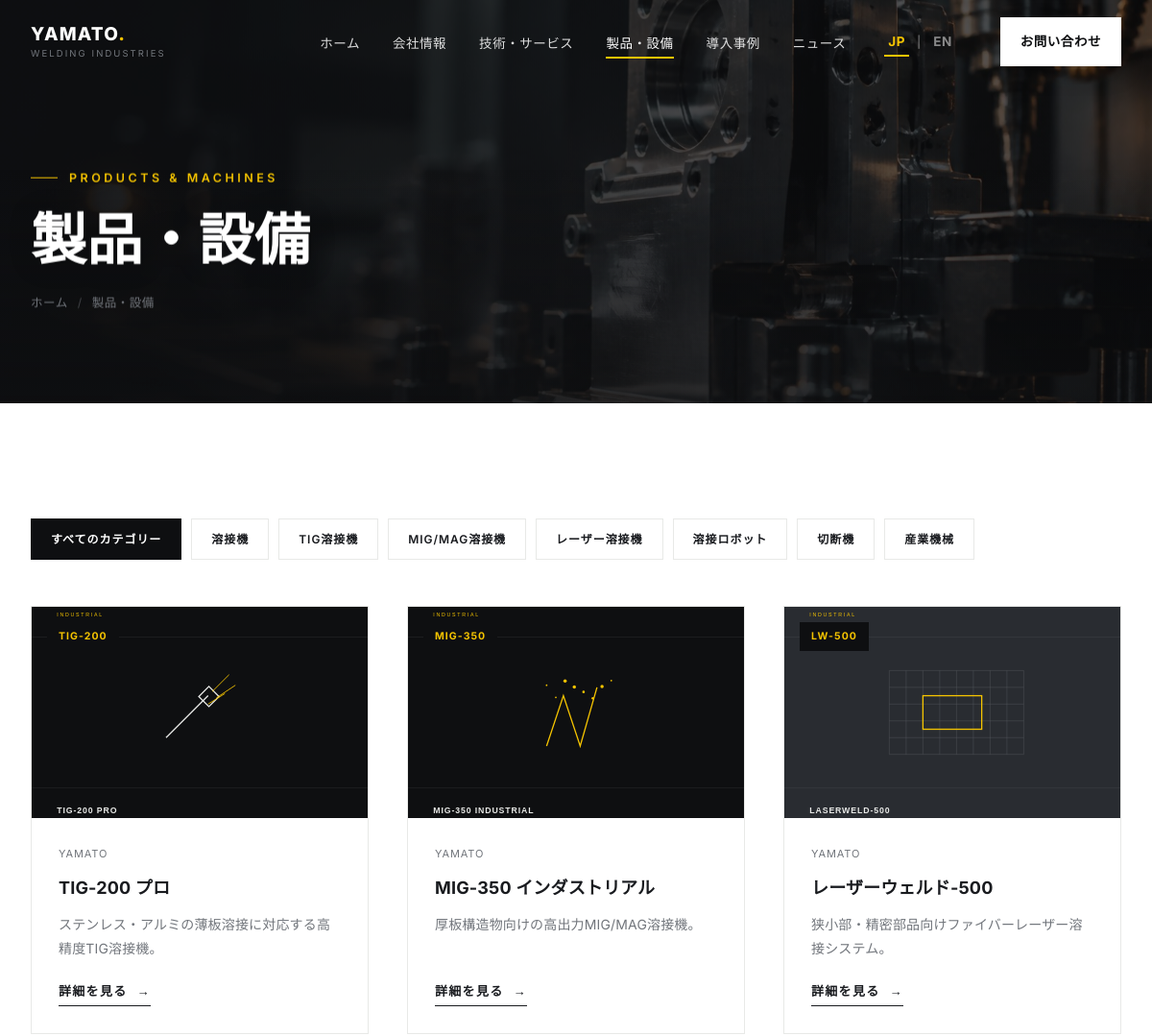
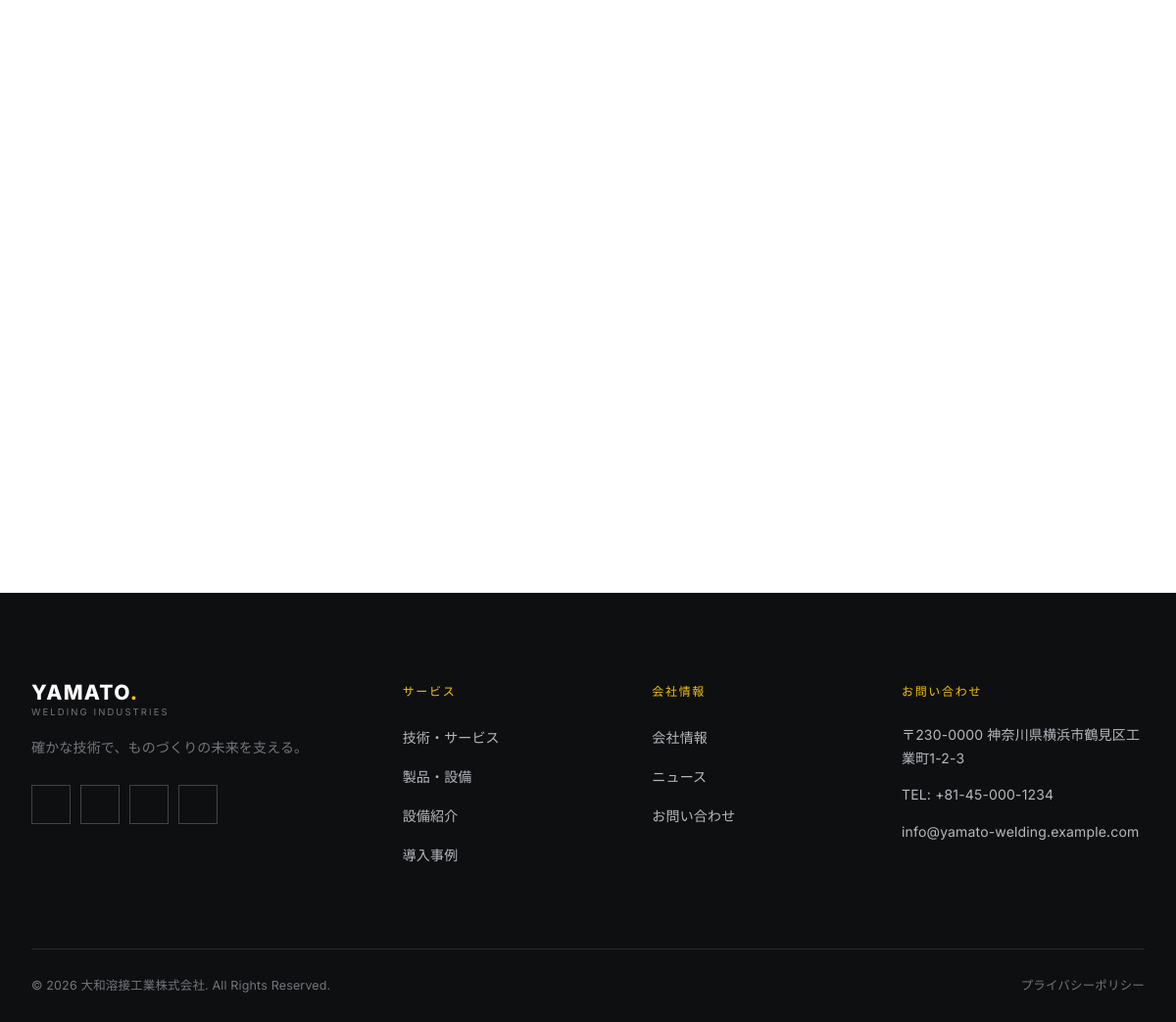
/products.php, run on the app's committed database (2 pictures, top to bottom).
### tables this page shows
CREATE TABLE product_categories (
    id INT AUTO_INCREMENT PRIMARY KEY,
    name_ja VARCHAR(100) NOT NULL,
    name_en VARCHAR(100) NOT NULL,
    slug VARCHAR(100) NOT NULL UNIQUE
);

CREATE TABLE products (
    id INT AUTO_INCREMENT PRIMARY KEY,
    category_id INT DEFAULT NULL,
    name_ja VARCHAR(255) NOT NULL,
    name_en VARCHAR(255) NOT NULL,
    model VARCHAR(100),
    manufacturer VARCHAR(100),
    short_description_ja TEXT,
    short_description_en TEXT,
    description_ja TEXT,
    description_en TEXT,
    features_ja TEXT,
    features_en TEXT,
    application_ja TEXT,
    application_en TEXT,
    spec_power VARCHAR(100),
    spec_output VARCHAR(100),
    spec_current_range VARCHAR(100),
    spec_dimensions VARCHAR(100),
    spec_weight VARCHAR(100),
    image VARCHAR(255),
    gallery TEXT,
    slug VARCHAR(255) UNIQUE,
    status TINYINT(1) DEFAULT 1,
    created_at TIMESTAMP DEFAULT CURRENT_TIMESTAMP,
    FOREIGN KEY (category_id) REFERENCES product_categories(id) ON DELETE SET NULL
);

### includes/language.php (called while the page is built, shortened)
<?php
$CURRENT_LANG = $_SESSION['site_lang'];
$LANG = require __DIR__ . '/lang/' . $CURRENT_LANG . '.php';
function t(string $key): string
{
    global $LANG;
    return $LANG[$key] ?? $key;
}
function tf(array $row, string $field): string
{
    global $CURRENT_LANG;
    $primary   = $row[$field . '_' . $CURRENT_LANG] ?? '';
    $fallback  = $CURRENT_LANG === 'ja'
        ? ($row[$field . '_en'] ?? '')
        : ($row[$field . '_ja'] ?? '');
    $value = trim((string) $primary) !== '' ? $primary : $fallback;
    return (string) $value;
}

### products.php (the view, shortened to what this page needs)
<?php
require_once __DIR__ . '/includes/functions.php';
require_once __DIR__ . '/includes/language.php';
$pdo = getPDO();
$categories = $pdo->query("SELECT * FROM product_categories ORDER BY id ASC")->fetchAll();
$activeCategory = null;
if ($activeCategory) {
    $stmt = $pdo->prepare("SELECT * FROM products WHERE status = 1 AND category_id = :cid ORDER BY created_at DESC");
    $stmt->execute([':cid' => $activeCategory['id']]);
} else {
    $stmt = $pdo->query("SELECT * FROM products WHERE status = 1 ORDER BY created_at DESC");
}
$products = $stmt->fetchAll();
$pageHeaderImage = page_header_image_url($products[0]['image'] ?? null, 'products', 2);
include __DIR__ . '/includes/header.php';
?>
<section class="page-header" style="--page-header-bg:url('<?= e($pageHeaderImage) ?>');">
    <div class="container">
        <div class="eyebrow"><?= e(t('products_eyebrow')) ?></div>
        <h1 class="page-title"><?= e(t('products_title')) ?></h1>
        <div class="breadcrumb">
            <a href="<?= e(base_url('index.php')) ?>"><?= e(t('breadcrumb_home')) ?></a>
            <span class="sep">/</span>
            <span><?= e(t('nav_products')) ?></span>
        </div>
    </div>
</section>
<section class="section section--white">
    <div class="container">
        <div class="filter-bar reveal">
            <a href="<?= e(base_url('products.php')) ?>" class="<?= !$activeCategory ? 'is-active' : '' ?>">
                <?= e(t('products_all_categories')) ?>
            </a>
            <?php foreach ($categories as $c): ?>
            <a href="<?= e(base_url('products.php?category=' . urlencode($c['slug']))) ?>" class="<?= ($activeCategory && $activeCategory['id'] === $c['id']) ? 'is-active' : '' ?>">
                <?= e(tf($c, 'name')) ?>
            </a>
            <?php endforeach; ?>
        </div>
        <?php if (empty($products)): ?>
            <p style="color:var(--c-gray);"><?= e(t('products_no_products')) ?></p>
        <?php else: ?>
        <div class="grid-cards">
            <?php foreach ($products as $p): ?>
            <div class="card reveal">
                <a href="<?= e(base_url('product-detail.php?slug=' . urlencode($p['slug']))) ?>" class="card-media">
                    <img src="<?= e(image_url($p['image'], 'products')) ?>" alt="<?= e(tf($p, 'name')) ?>" loading="lazy">
                    <?php if (!empty($p['model'])): ?><span class="card-tag"><?= e($p['model']) ?></span><?php endif; ?>
                </a>
                <div class="card-body">
                    <div class="card-meta"><?= e($p['manufacturer']) ?></div>
                    <h3 class="card-title"><?= e(tf($p, 'name')) ?></h3>
                    <p class="card-text"><?= e(truncate(tf($p, 'short_description'), 90)) ?></p>
                    <div class="card-foot">
                        <a href="<?= e(base_url('product-detail.php?slug=' . urlencode($p['slug']))) ?>" class="text-link">
                            <?= e(t('products_view_details')) ?> <span class="arrow">&#8594;</span>
                        </a>
                    </div>
                </div>
            </div>
            <?php endforeach; ?>
        </div>
        <?php endif; ?>
    </div>
</section>
<?php include __DIR__ . '/includes/footer.php'; ?>

### data on the page
product_categories: name_ja "溶接機"
product_categories: name_ja "TIG溶接機"
product_categories: name_ja "MIG/MAG溶接機"
product_categories: name_ja "レーザー溶接機"
product_categories: name_ja "溶接ロボット"
product_categories: name_ja "切断機"
product_categories: name_ja "産業機械"
products: image (picture), model "TIG-200", manufacturer "YAMATO", name_ja "TIG-200 プロ", short_description_ja "ステンレス・アルミの薄板溶接に対応する高精度TIG溶接機。"
products: image (picture), model "MIG-350", manufacturer "YAMATO", name_ja "MIG-350 インダストリアル", short_description_ja "厚板構造物向けの高出力MIG/MAG溶接機。"
products: image (picture), model "LW-500", manufacturer "YAMATO", name_ja "レーザーウェルド-500", short_description_ja "狭小部・精密部品向けファイバーレーザー溶接システム。"

### other printed values
t('nav_home') "ホーム"
t('nav_about') "会社情報"
t('nav_technology') "技術・サービス"
t('nav_products') "製品・設備"
t('nav_projects') "導入事例"
t('nav_news') "ニュース"
t('lang_jp') "JP"
t('lang_en') "EN"
t('nav_contact') "お問い合わせ"
t('products_eyebrow') "PRODUCTS & MACHINES"
t('products_title') "製品・設備"
t('breadcrumb_home') "ホーム"
t('products_all_categories') "すべてのカテゴリー"
$footTagline "確かな技術で、ものづくりの未来を支える。"
t('footer_services') "サービス"
